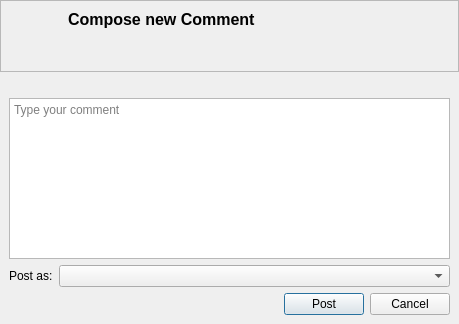
<?xml version="1.0" encoding="UTF-8"?>
<ui version="4.0">
 <class>GxsCreateCommentDialog</class>
 <widget class="QDialog" name="GxsCreateCommentDialog">
  <property name="geometry">
   <rect>
    <x>0</x>
    <y>0</y>
    <width>459</width>
    <height>324</height>
   </rect>
  </property>
  <property name="windowTitle">
   <string>Make Comment</string>
  </property>
  <layout class="QGridLayout" name="gridLayout_2">
   <property name="leftMargin">
    <number>0</number>
   </property>
   <property name="topMargin">
    <number>0</number>
   </property>
   <property name="rightMargin">
    <number>0</number>
   </property>
   <property name="bottomMargin">
    <number>0</number>
   </property>
   <property name="spacing">
    <number>0</number>
   </property>
   <item row="0" column="0">
    <widget class="QFrame" name="frame">
     <property name="sizePolicy">
      <sizepolicy hsizetype="Preferred" vsizetype="Preferred">
       <horstretch>0</horstretch>
       <verstretch>0</verstretch>
      </sizepolicy>
     </property>
     <property name="minimumSize">
      <size>
       <width>0</width>
       <height>0</height>
      </size>
     </property>
     <property name="maximumSize">
      <size>
       <width>16777215</width>
       <height>16777215</height>
      </size>
     </property>
     <property name="styleSheet">
      <string notr="true"/>
     </property>
     <property name="frameShape">
      <enum>QFrame::StyledPanel</enum>
     </property>
     <property name="frameShadow">
      <enum>QFrame::Raised</enum>
     </property>
     <layout class="QGridLayout" name="gridLayout">
      <item row="0" column="0" rowspan="2">
       <widget class="AvatarWidget" name="avatarLabel">
        <property name="minimumSize">
         <size>
          <width>52</width>
          <height>52</height>
         </size>
        </property>
        <property name="maximumSize">
         <size>
          <width>52</width>
          <height>52</height>
         </size>
        </property>
        <property name="text">
         <string/>
        </property>
        <property name="scaledContents">
         <bool>true</bool>
        </property>
       </widget>
      </item>
      <item row="0" column="1">
       <widget class="GxsIdLabel" name="titleLabel">
        <property name="text">
         <string>&lt;!DOCTYPE HTML PUBLIC &quot;-//W3C//DTD HTML 4.0//EN&quot; &quot;http://www.w3.org/TR/REC-html40/strict.dtd&quot;&gt;
&lt;html&gt;&lt;head&gt;&lt;meta name=&quot;qrichtext&quot; content=&quot;1&quot; /&gt;&lt;style type=&quot;text/css&quot;&gt;
p, li { white-space: pre-wrap; }
&lt;/style&gt;&lt;/head&gt;&lt;body style=&quot; font-family:'MS Shell Dlg 2'; font-size:8.25pt; font-weight:400; font-style:normal;&quot;&gt;
&lt;p style=&quot; margin-top:0px; margin-bottom:0px; margin-left:0px; margin-right:0px; -qt-block-indent:0; text-indent:0px;&quot;&gt;&lt;span style=&quot; font-size:12pt; font-weight:600;&quot;&gt;Compose new Comment&lt;/span&gt;&lt;/p&gt;&lt;/body&gt;&lt;/html&gt;</string>
        </property>
        <property name="alignment">
         <set>Qt::AlignLeading|Qt::AlignLeft|Qt::AlignTop</set>
        </property>
       </widget>
      </item>
      <item row="1" column="1">
       <widget class="QLabel" name="commentLabel">
        <property name="styleSheet">
         <string notr="true"/>
        </property>
        <property name="text">
         <string/>
        </property>
        <property name="scaledContents">
         <bool>true</bool>
        </property>
        <property name="alignment">
         <set>Qt::AlignLeading|Qt::AlignLeft|Qt::AlignTop</set>
        </property>
        <property name="wordWrap">
         <bool>true</bool>
        </property>
        <property name="openExternalLinks">
         <bool>true</bool>
        </property>
        <property name="textInteractionFlags">
         <set>Qt::LinksAccessibleByMouse|Qt::TextSelectableByMouse</set>
        </property>
       </widget>
      </item>
      <item row="2" column="0">
       <spacer name="verticalSpacer">
        <property name="orientation">
         <enum>Qt::Vertical</enum>
        </property>
        <property name="sizeHint" stdset="0">
         <size>
          <width>35</width>
          <height>6</height>
         </size>
        </property>
       </spacer>
      </item>
     </layout>
    </widget>
   </item>
   <item row="1" column="0">
    <widget class="QFrame" name="messageframe">
     <layout class="QGridLayout" name="gridLayout_3">
      <property name="topMargin">
       <number>6</number>
      </property>
      <item row="0" column="0">
       <widget class="GxsIdLabel" name="replaytolabel">
        <property name="styleSheet">
         <string notr="true"/>
        </property>
        <property name="text">
         <string/>
        </property>
       </widget>
      </item>
      <item row="1" column="0" colspan="3">
       <widget class="MimeTextEdit" name="commentTextEdit">
        <property name="styleSheet">
         <string notr="true"/>
        </property>
        <property name="placeholderText">
         <string>Type your comment</string>
        </property>
       </widget>
      </item>
      <item row="2" column="0" colspan="3">
       <layout class="QHBoxLayout" name="signedHLayout">
        <item>
         <widget class="QLabel" name="signedLabel">
          <property name="text">
           <string>Post as:</string>
          </property>
         </widget>
        </item>
        <item>
         <widget class="GxsIdChooser" name="idChooser">
          <property name="sizePolicy">
           <sizepolicy hsizetype="Expanding" vsizetype="Fixed">
            <horstretch>0</horstretch>
            <verstretch>0</verstretch>
           </sizepolicy>
          </property>
          <property name="sizeAdjustPolicy">
           <enum>QComboBox::AdjustToContentsOnFirstShow</enum>
          </property>
         </widget>
        </item>
       </layout>
      </item>
      <item row="3" column="0">
       <spacer name="horizontalSpacer">
        <property name="orientation">
         <enum>Qt::Horizontal</enum>
        </property>
        <property name="sizeHint" stdset="0">
         <size>
          <width>276</width>
          <height>20</height>
         </size>
        </property>
       </spacer>
      </item>
      <item row="3" column="1">
       <widget class="QPushButton" name="postButton">
        <property name="text">
         <string>Post</string>
        </property>
       </widget>
      </item>
      <item row="3" column="2">
       <widget class="QPushButton" name="cancelButton">
        <property name="text">
         <string>Cancel</string>
        </property>
       </widget>
      </item>
     </layout>
    </widget>
   </item>
  </layout>
 </widget>
 <customwidgets>
  <customwidget>
   <class>GxsIdLabel</class>
   <extends>QLabel</extends>
   <header>gui/gxs/GxsIdLabel.h</header>
  </customwidget>
  <customwidget>
   <class>GxsIdChooser</class>
   <extends>QComboBox</extends>
   <header>gui/gxs/GxsIdChooser.h</header>
  </customwidget>
  <customwidget>
   <class>MimeTextEdit</class>
   <extends>QTextEdit</extends>
   <header location="global">gui/common/MimeTextEdit.h</header>
  </customwidget>
  <customwidget>
   <class>AvatarWidget</class>
   <extends>QLabel</extends>
   <header>gui/common/AvatarWidget.h</header>
   <container>1</container>
  </customwidget>
 </customwidgets>
 <resources>
  <include location="../icons.qrc"/>
  <include location="../images.qrc"/>
 </resources>
 <connections/>
</ui>
